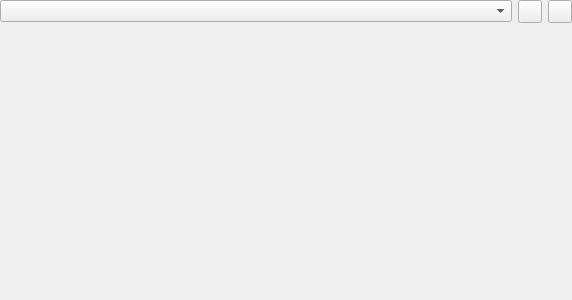
<?xml version="1.0" encoding="UTF-8"?>
<ui version="4.0">
 <class>QgsRasterLabelingWidgetBase</class>
 <widget class="QWidget" name="QgsRasterLabelingWidgetBase">
  <property name="geometry">
   <rect>
    <x>0</x>
    <y>0</y>
    <width>572</width>
    <height>300</height>
   </rect>
  </property>
  <layout class="QVBoxLayout" name="verticalLayout">
   <property name="spacing">
    <number>6</number>
   </property>
   <property name="leftMargin">
    <number>0</number>
   </property>
   <property name="topMargin">
    <number>0</number>
   </property>
   <property name="rightMargin">
    <number>0</number>
   </property>
   <property name="bottomMargin">
    <number>0</number>
   </property>
   <item>
    <layout class="QHBoxLayout" name="horizontalLayout">
     <item>
      <widget class="QComboBox" name="mLabelModeComboBox">
       <property name="sizePolicy">
        <sizepolicy hsizetype="Expanding" vsizetype="Fixed">
         <horstretch>0</horstretch>
         <verstretch>0</verstretch>
        </sizepolicy>
       </property>
      </widget>
     </item>
     <item>
      <widget class="QToolButton" name="mLabelRulesButton">
       <property name="enabled">
        <bool>true</bool>
       </property>
       <property name="toolTip">
        <string>Configure project labeling rules</string>
       </property>
       <property name="icon">
        <iconset resource="../../../images/images.qrc">
         <normaloff>:/images/themes/default/mIconLabelingRules.svg</normaloff>:/images/themes/default/mIconLabelingRules.svg</iconset>
       </property>
      </widget>
     </item>
     <item>
      <widget class="QToolButton" name="mEngineSettingsButton">
       <property name="enabled">
        <bool>true</bool>
       </property>
       <property name="toolTip">
        <string>Automated placement settings (applies to all layers)</string>
       </property>
       <property name="icon">
        <iconset resource="../../../images/images.qrc">
         <normaloff>:/images/themes/default/mIconAutoPlacementSettings.svg</normaloff>:/images/themes/default/mIconAutoPlacementSettings.svg</iconset>
       </property>
      </widget>
     </item>
    </layout>
   </item>
   <item>
    <widget class="QStackedWidget" name="mStackedWidget"/>
   </item>
  </layout>
 </widget>
 <resources>
  <include location="../../../images/images.qrc"/>
 </resources>
 <connections/>
</ui>
